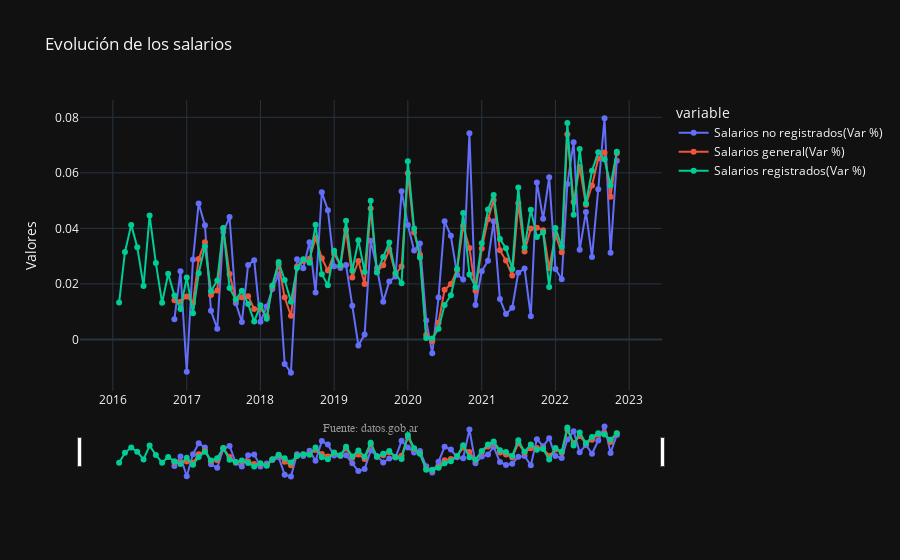

The notebook cell saved with this chart:
### Code cell
fig = px.line(salarios, x="indice_tiempo", y=salarios.columns[4:7], title='Evolución de los salarios',  markers=True,
                    labels={"indice_tiempo":"","value":"Valores"}, template="plotly_dark")
annotations = []
# Source
annotations.append(dict(xref='paper', yref='paper', x=0.5, y=-0.1,
                              xanchor='center', yanchor='top',
                              text='Fuente: datos.gob.ar',
                              font=dict(family='Arial',
                                        size=12,
                                        color='rgb(150,150,150)'),
                              showarrow=False))
fig.update_layout(annotations=annotations)
fig.update_xaxes(
    rangeslider_visible=True
)
fig.show()
